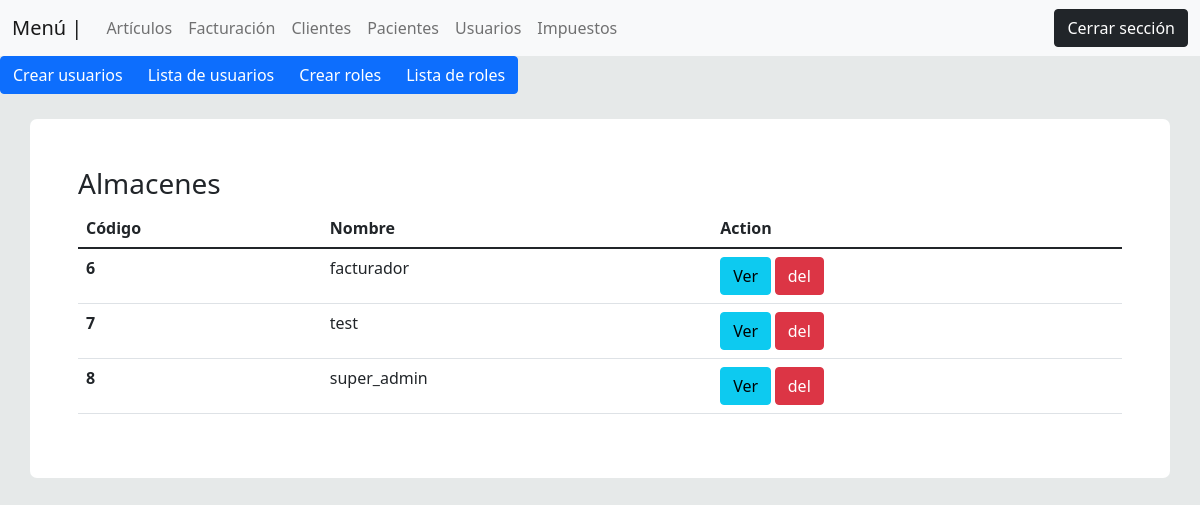
Screenshot of /views/lista_roles.php (signed in) with the database file from the repository.
### tables this page shows
CREATE TABLE `roles_y_permisos` (
  `id` int(11) NOT NULL,
  `rol` varchar(100) NOT NULL,
  `crear_articulos` int(1) NOT NULL DEFAULT 1,
  `modificar_articulos` int(1) NOT NULL DEFAULT 1,
  `eliminar_articulo` int(1) NOT NULL DEFAULT 1,
  `cargar_cantidades_a_inventario` int(1) NOT NULL DEFAULT 1,
  `retornar_articulos_en_movimiento` int(1) NOT NULL DEFAULT 1,
  `pasar_inventario` int(1) NOT NULL DEFAULT 1,
  `ver_articulos_en_movimiento` int(1) NOT NULL DEFAULT 1,
  `crear_almacenes` int(1) NOT NULL DEFAULT 1,
  `modificar_almacenes` int(1) NOT NULL DEFAULT 1,
  `eliminar_almacenes` int(1) NOT NULL DEFAULT 1,
  `crear_categorias` int(1) NOT NULL DEFAULT 1,
  `modificar_categorias` int(1) NOT NULL DEFAULT 1,
  `eliminar_categorias` int(1) NOT NULL DEFAULT 1,
  `ver_categorias` int(1) NOT NULL DEFAULT 1,
  `facturar` int(1) NOT NULL DEFAULT 1,
  `reporte` int(1) NOT NULL DEFAULT 1,
  `cuadre_caja` int(1) NOT NULL DEFAULT 1,
  `devoluciones` int(1) NOT NULL DEFAULT 1,
  `venta_en_espera` int(1) NOT NULL DEFAULT 1,
  `retomar_venta_en_espera` int(1) NOT NULL DEFAULT 1,
  `crear_clientes` int(1) NOT NULL DEFAULT 1,
  `modificar_clientes` int(1) NOT NULL DEFAULT 1,
  `eliminar_clientes` int(1) NOT NULL DEFAULT 1,
  `crear_roles` int(1) NOT NULL DEFAULT 1,
  `modificar_roles` int(1) NOT NULL DEFAULT 1,
  `eliminar_roles` int(1) NOT NULL DEFAULT 1,
  `crear_usuarios` int(1) NOT NULL DEFAULT 1,
  `modificar_usuarios` int(1) NOT NULL DEFAULT 1,
  `eliminar_usuarios` int(1) NOT NULL DEFAULT 1,
  `crear_codigo_impuestos` int(1) NOT NULL DEFAULT 1,
  `modificar_codigo_impuestos` int(1) NOT NULL DEFAULT 1,
  `eliminar_codigo_impuestos` int(1) NOT NULL DEFAULT 1,
  `modificar_comprobantes` int(1) NOT NULL DEFAULT 1,
  `fecha_creacion` timestamp NOT NULL DEFAULT current_timestamp() ON UPDATE current_timestamp(),
  `creado_por` varchar(100) NOT NULL DEFAULT 'System',
  `fecha_modificacion` date DEFAULT NULL,
  `modificado_por` varchar(100) DEFAULT NULL,
  `fecha_borrado` date DEFAULT NULL,
  `borrado_por` varchar(100) DEFAULT NULL
);

### views/lista_roles.php (the view)
<?php
 include('plantilla/menu_top.php');
 include('plantilla/menu_usuarios.php');
 include('../backend/inventario/listas_articulos.php');
 $consulta_roles = "SELECT id, rol FROM roles_y_permisos where borrado_por is null";
 $query_roles = $conexion->query($consulta_roles);
?>
<div class="p-5 contenido">
  <h3>Almacenes</h3>
        <div class="col-md-12">
        <table class="table">
  <thead>
    <tr>
      <th scope="col">Código</th>
      <th scope="col">Nombre</th>
      <th scope="col">Action</th>
    </tr>
  </thead>
  <tbody>
      <?php
        while($roles = $query_roles->fetch_assoc()){
        ?>
            <tr>
                <th scope="row"><?php echo $roles["id"] ?></th>
                <td><?php echo $roles["rol"] ?></td>
                <td>
                    <small>
                        <button class="btn btn-info">Ver</button>
                        <button class= "btn btn-danger">del</button>
                    </small>
                </td>
            </tr>
        <?php
        }
      ?>
  </tbody>
</table>
        </div>
</div>

### css/personalizado.css (style rules this page uses)
.contenido { background-color: white; margin-top: 25px; width: 95%; margin-left: 2.5%; border-radius: 7px; border-color: gray; }

### rows the page displays
roles_y_permisos: id "6", rol "facturador"
roles_y_permisos: id "7", rol "test"
roles_y_permisos: id "8", rol "super_admin"
